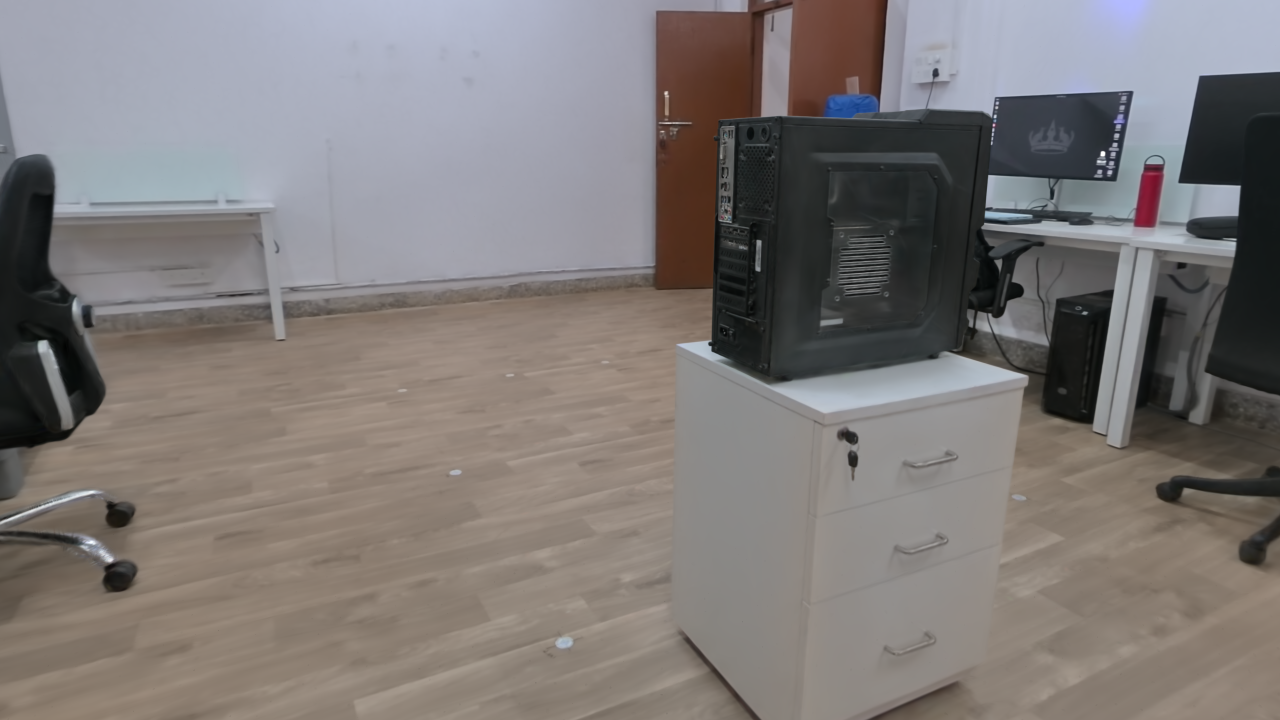
#> input picture data/frames/frame_000319.png, 2560 x 1440 px, found by its file name (shown at 1/2 size)
$ python test.py
#> lines starting #> are read from the running program, lines starting #| are printed output that depends on the picture; after the words box and inside, x2 and y2 are one past the last pixel; in counts of white or black regions, pixels touching at a corner belong together
# Quick visual check — run once
import cv2
img = cv2.imread("data/frames/frame_000319.png")
#> img is the input picture: shape (1440, 2560, 3); mean B, G, R 119.6, 121.1, 126.1
x1,y1,x2,y2 = 570, 70, 1210, 790   # your current MANUAL_PC_BOX
cv2.rectangle(img, (x1,y1), (x2,y2), (255,0,0), 3)
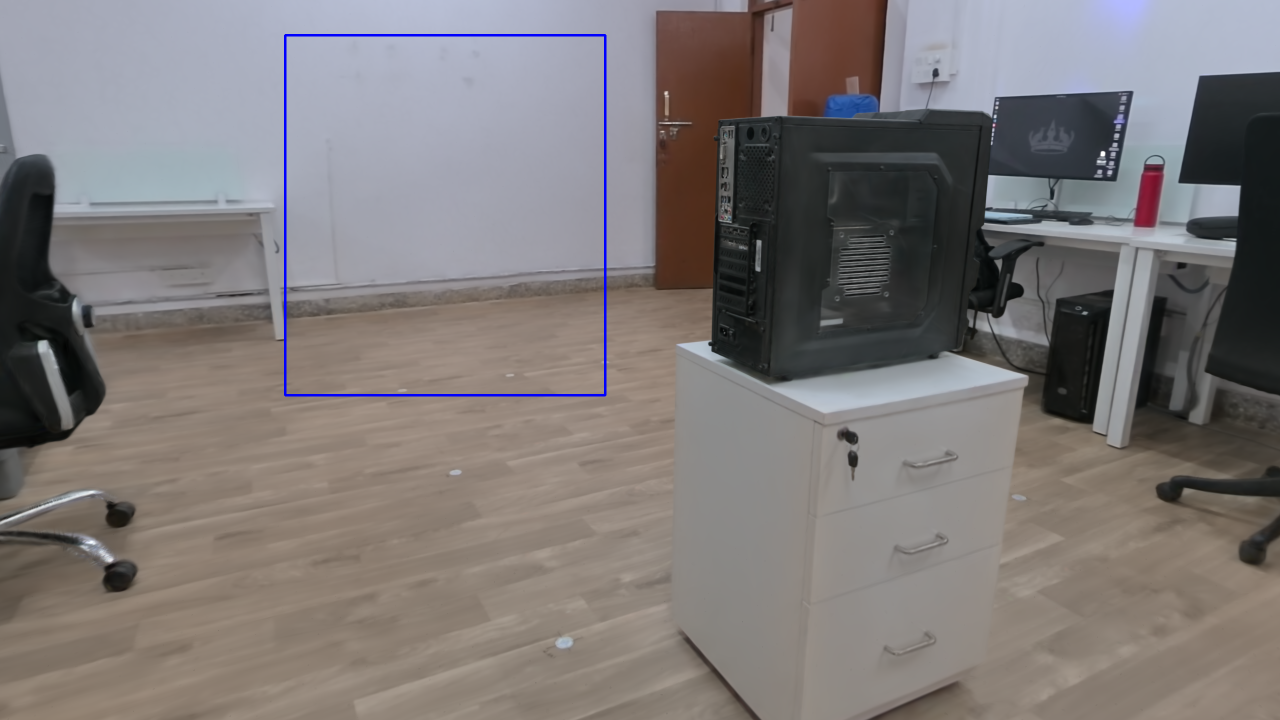
#> img: shape (1440, 2560, 3) (shown at 1/2 size); 0.37% of pixels changed, all inside (x1, y1, x2, y2) = (568, 68, 1213, 793)

# Show IO panel crop
#> (the run stopped early here; a loop or call above may not have finished)

$ run again, with data/frames/frame_000333.png copied over data/frames/frame_000319.png
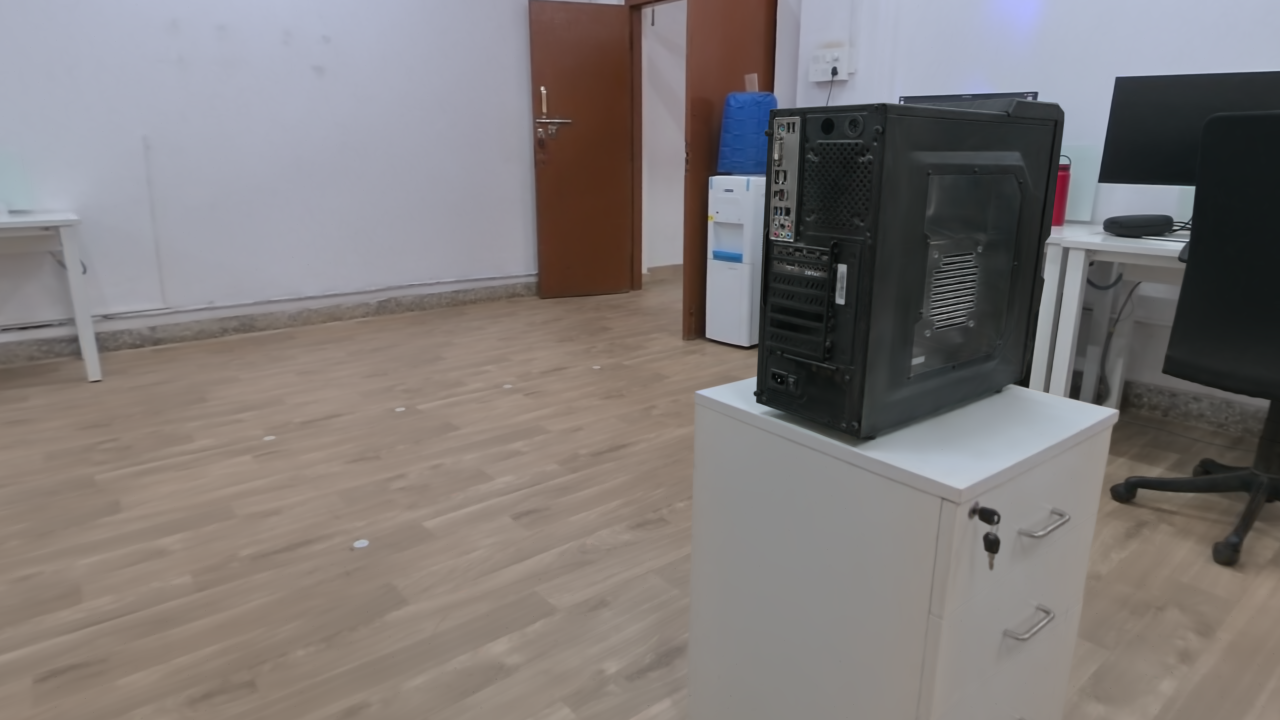
#> input picture data/frames/frame_000333.png, 2560 x 1440 px, found by its file name (shown at 1/2 size)
#> img is the input picture: shape (1440, 2560, 3); mean B, G, R 120.3, 121.4, 126.8
#> `cv2.rectangle(img, (x1,y1), (x2,y2), (255,0,0), 3)`:
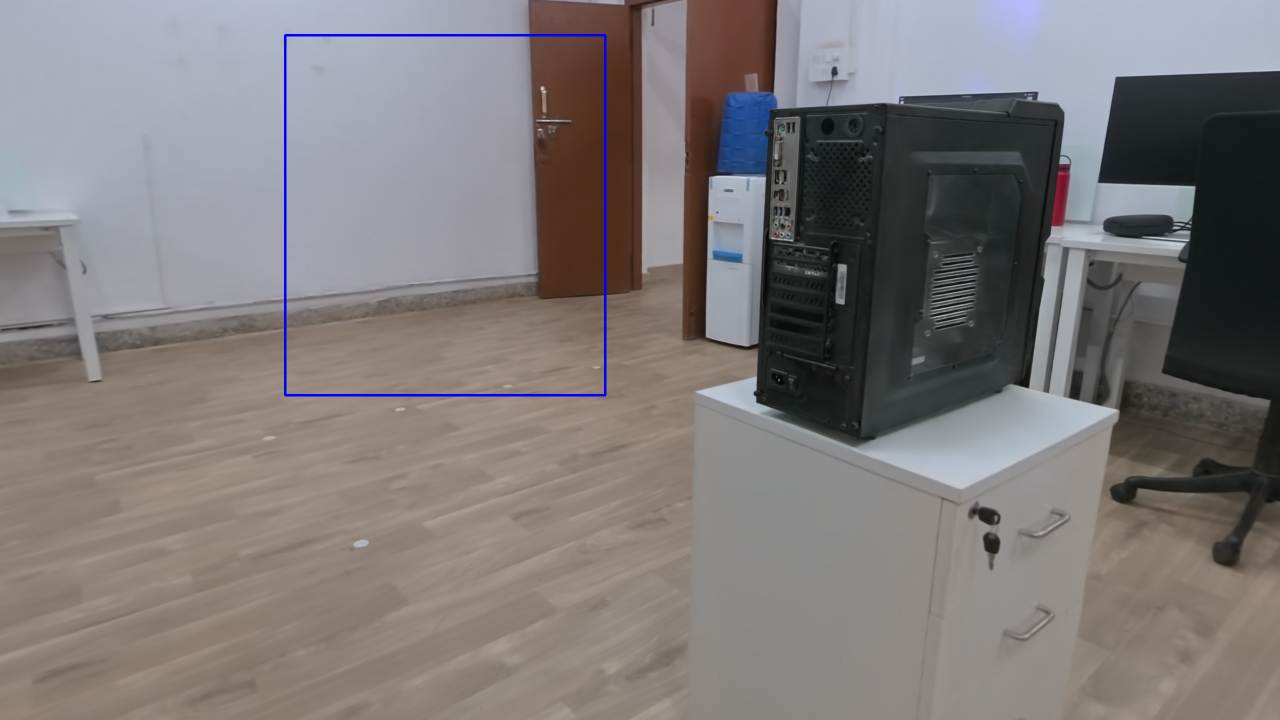
#> img: shape (1440, 2560, 3) (shown at 1/2 size); 0.37% of pixels changed, all inside (x1, y1, x2, y2) = (568, 68, 1213, 793)

$ run again, with data/frames/frame_000353.png copied over data/frames/frame_000319.png
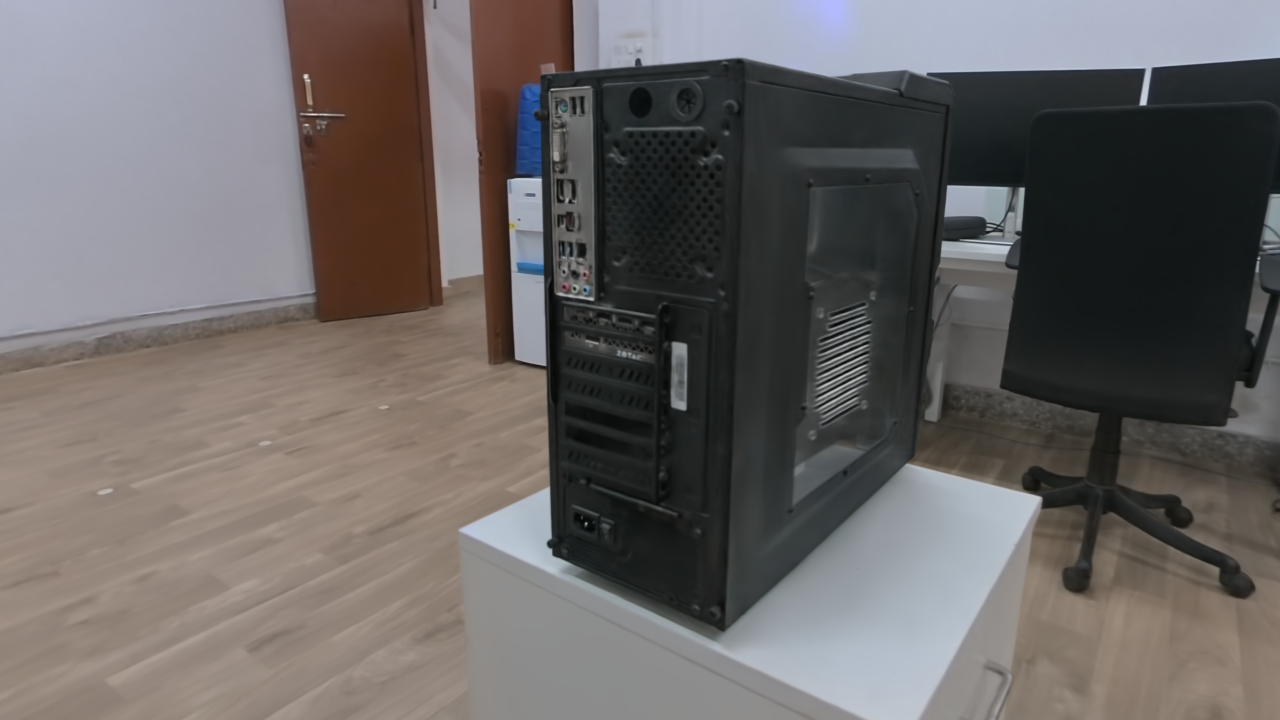
#> input picture data/frames/frame_000353.png, 2560 x 1440 px, found by its file name (shown at 1/2 size)
#> img is the input picture: shape (1440, 2560, 3); mean B, G, R 100.7, 101.7, 105.8
#> `cv2.rectangle(img, (x1,y1), (x2,y2), (255,0,0), 3)`:
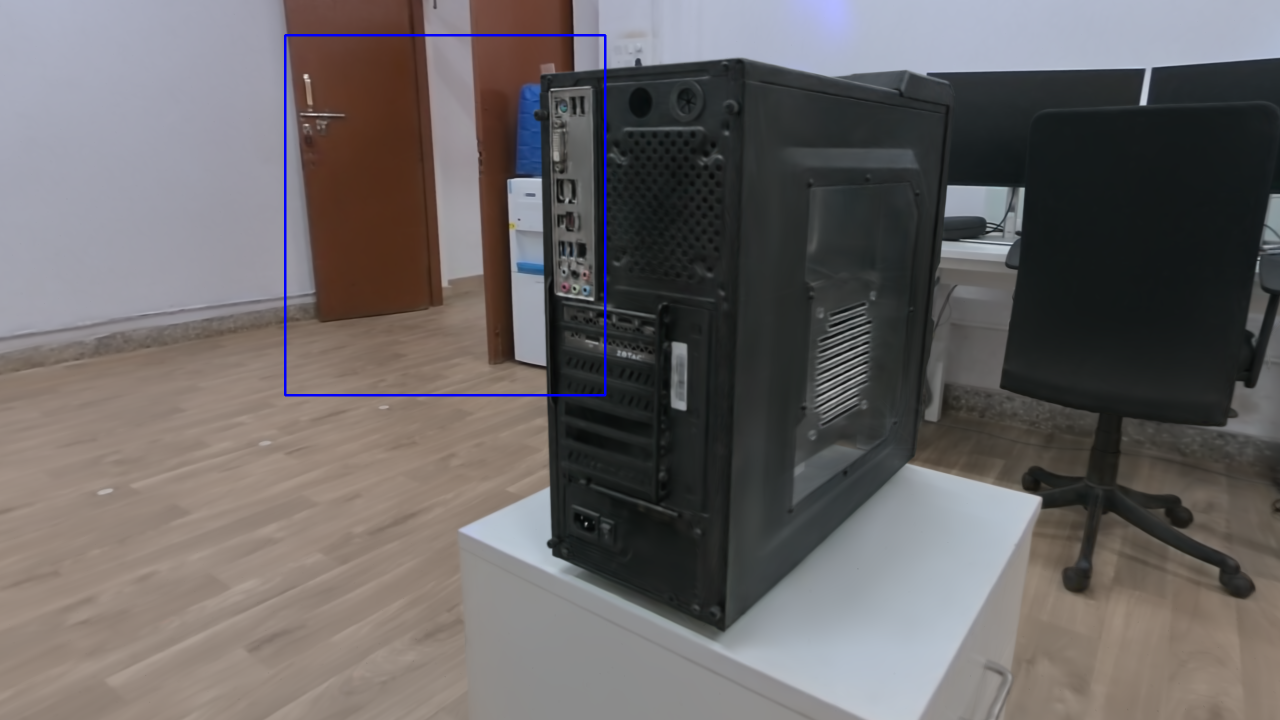
#> img: shape (1440, 2560, 3) (shown at 1/2 size); 0.37% of pixels changed, all inside (x1, y1, x2, y2) = (568, 68, 1213, 793)

$ run again, with data/frames/frame_000359.png copied over data/frames/frame_000319.png
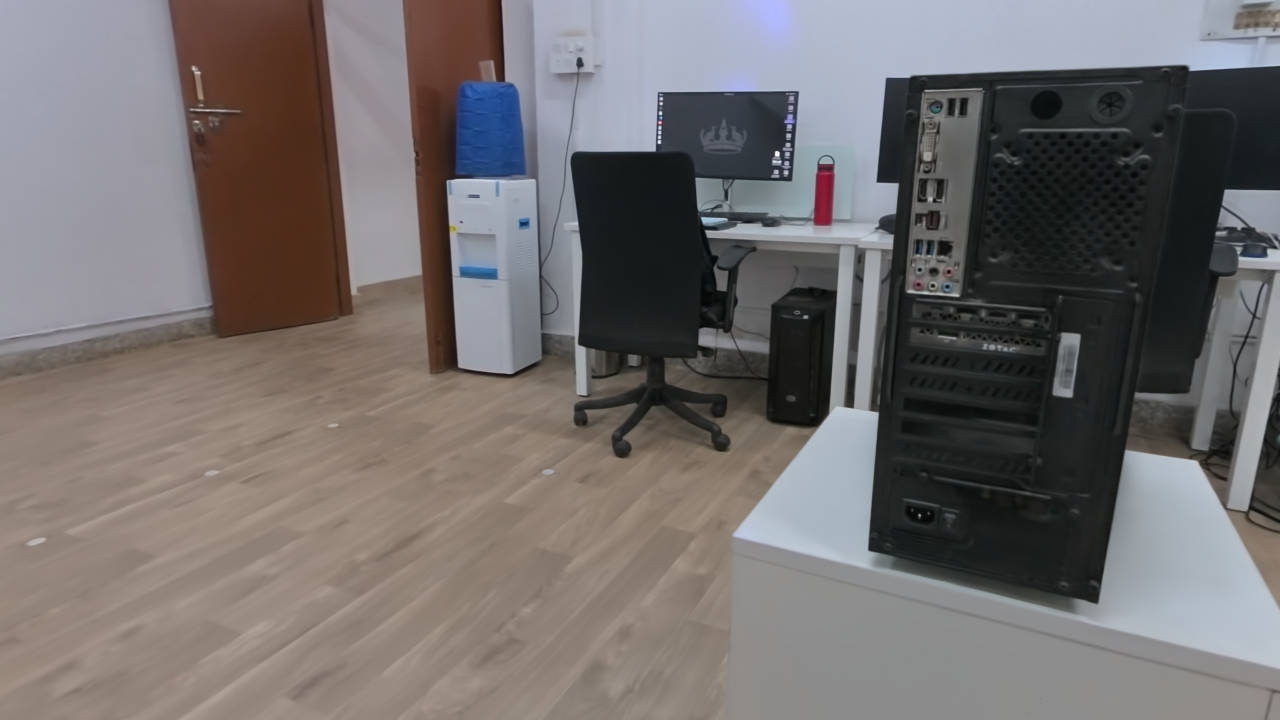
#> input picture data/frames/frame_000359.png, 2560 x 1440 px, found by its file name (shown at 1/2 size)
#> img is the input picture: shape (1440, 2560, 3); mean B, G, R 109.3, 109.8, 114.4
#> `cv2.rectangle(img, (x1,y1), (x2,y2), (255,0,0), 3)`:
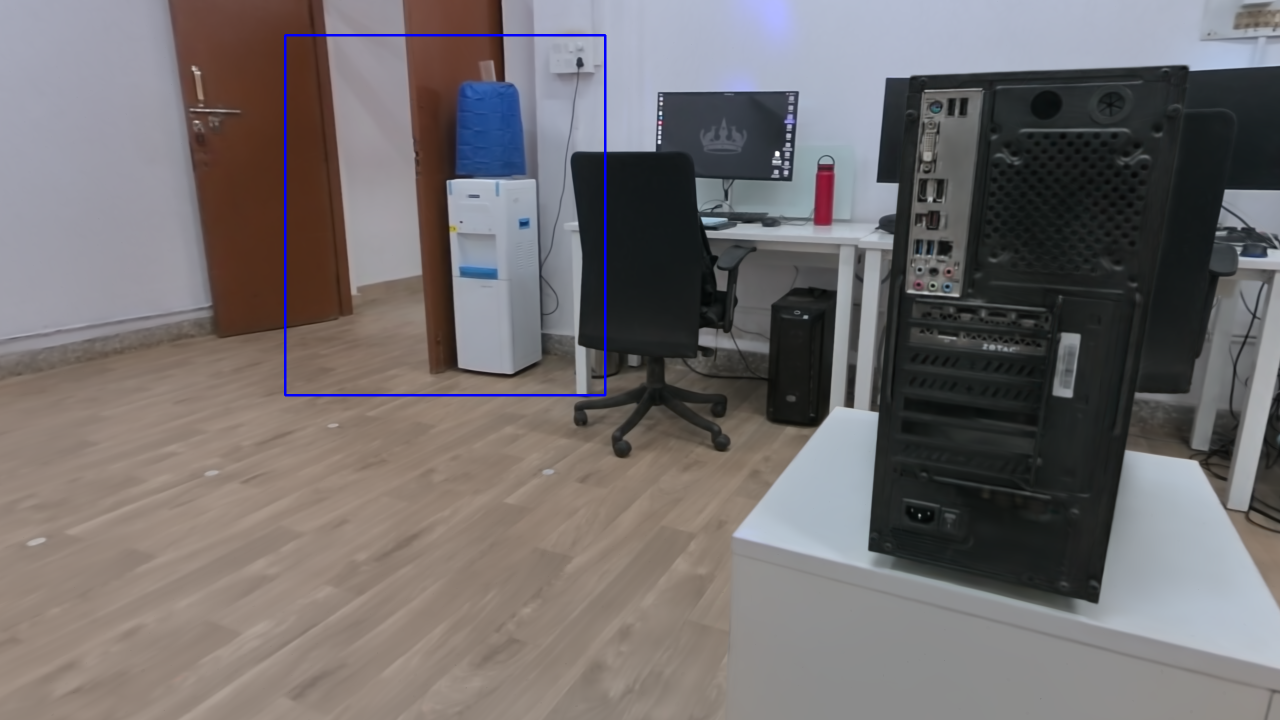
#> img: shape (1440, 2560, 3) (shown at 1/2 size); 0.37% of pixels changed, all inside (x1, y1, x2, y2) = (568, 68, 1213, 793)
